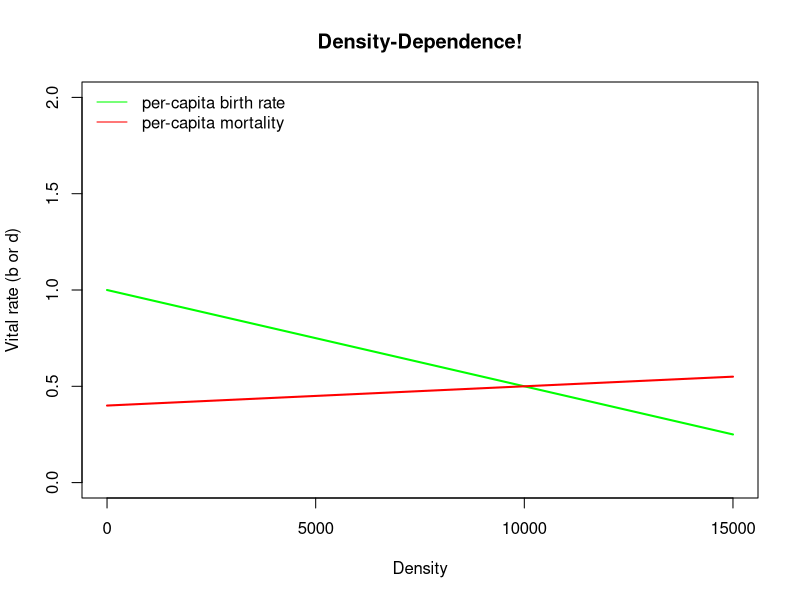

Recreate this plot in R.
## ---- chunk 1
knitr::opts_chunk$set(echo = TRUE, cache = TRUE)
## ---- chunk 2

Density <- seq(0,15000,10)  # create a sequence of numbers from 0 to 500, representing a range of population densities

## CONSTANTS

b_max <- 1   # maximum reproduction (at low densities)
d_min <- 0.4  # minimum mortality (at low densities)

a <- 0.00005    # D-D terms
c <- 0.00001

b <- b_max - a*Density
d <- d_min + c*Density

plot(Density,b,type="l",col="green",lwd=2,ylim=c(0,2),main="Density-Dependence!",xlim=c(0,15000),ylab="Vital rate (b or d)")
points(Density,d,type="l",col="red",lwd=2)
legend("topleft",col=c("green","red"),lty=c(1,1),legend=c("per-capita birth rate","per-capita mortality"),bty="n")

  

